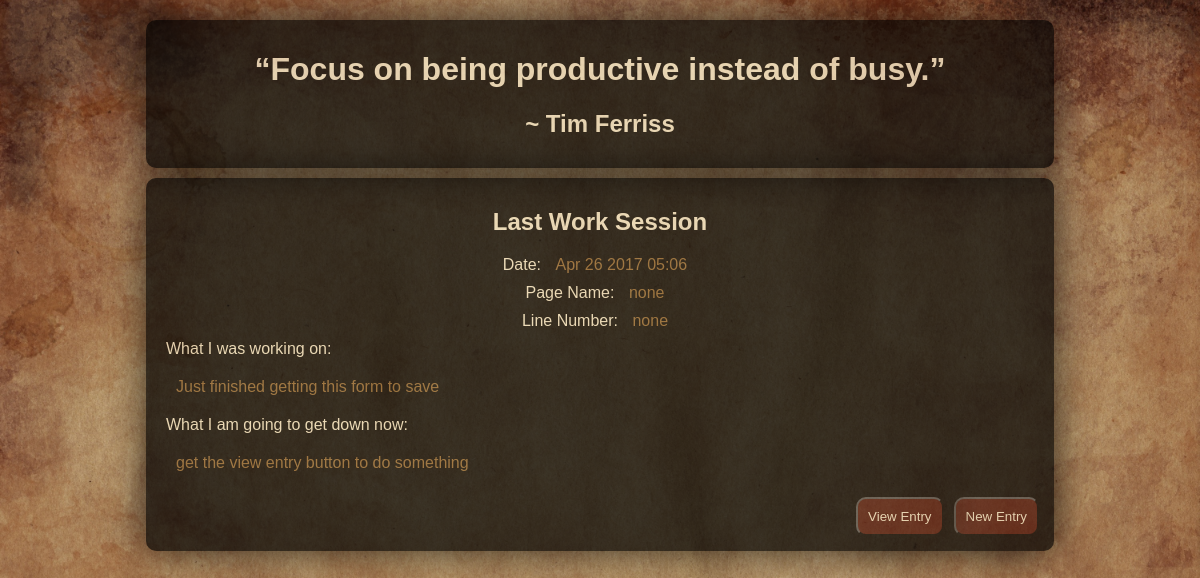
Before: / with the older database file.
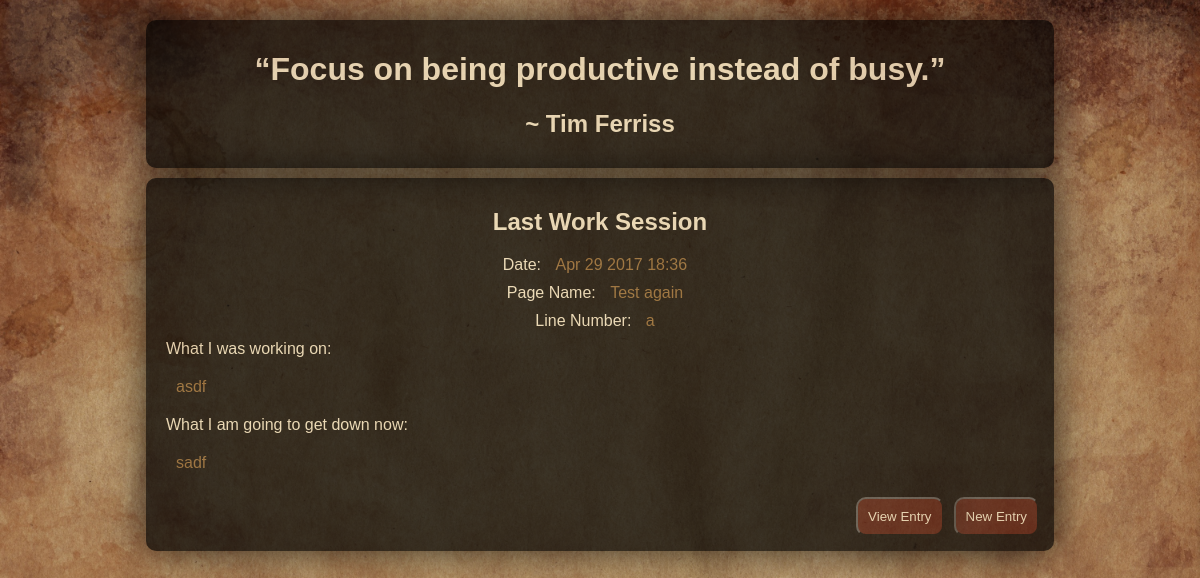
After: the same page with the newer database file.
### journalApp/models.py (models this page shows)
@python_2_unicode_compatible
class Entry(models.Model):
    creation_date = models.DateTimeField('date Created')
    page_name = models.CharField(max_length=64)
    line_number = models.CharField(max_length=5)
    working_on = models.CharField(max_length=255)
    goals = models.CharField(max_length=255)
    def __str__(self):
        return str(self.creation_date.strftime("%b %d %Y %H:%M"))

### journalApp/views.py (the view)
# urls.py: url(r'^$', views.index, name='index'),
def index(request, pk = -1):
    entry_id = pk
    if entry_id != -1:
        newest_entry = get_object_or_404(Entry, pk=entry_id)
    else:
        newest_entry = Entry.objects.latest('creation_date')
    all_entries = Entry.objects.all()
    context = { 'newest_entry' : newest_entry,
                'all_entries' : all_entries
    }
    return render(request, 'journalApp/index.html',context)

### journalApp/templates/journalApp/index.html (shortened to what this page needs)
{% load staticfiles %}
<link rel="stylesheet" type="text/css" href="{% static 'journalApp/style.css' %}">
<div class="inspiration centerMe">
    <h1>
        “Focus on being productive instead of busy.”
    </h1>
    <h2>
        ~ Tim Ferriss
    </h2>
</div>
<div class="content">
    <div id="lastEntry">
        <div class="centerHorz">
            <h2>Last Work Session</h2>
            <div class="entry">Date: <span class="journalText">{{newest_entry}}</span></div>
            <div class="entry">Page Name: <span class="journalText">{{newest_entry.page_name}}</span></div>
            <div class="entry">Line Number: <span class="journalText">{{newest_entry.line_number}}</span></div>
        </div>
        <div class="entry">What I was working on:</div>
        <div class="entry journalText" id="prevSession">
            {{newest_entry.working_on}}
        </div>
        <div class="entry">What I am going to get down now:</div>
        <div class="entry journalText" id="curGoals">
            {{newest_entry.goals}}
        </div>
    </div>
    <div id="buttons" class="clearfix">
        <button onclick="createNewEntry()">New Entry</button>
	    <button onclick="viewPreviusEntries()">View Entry</button>
    </div>
</div>

Changed rows visible on the page:
no longer on this page (row edited): Entry: creation_date "Apr 26 2017 05:06", page_name "none", line_number "none", working_on "Just finished getting this form to save", goals "get the view entry button to do something"
added Entry: creation_date "Apr 29 2017 18:36", page_name "Test again", line_number "a", working_on "asdf", goals "sadf"
